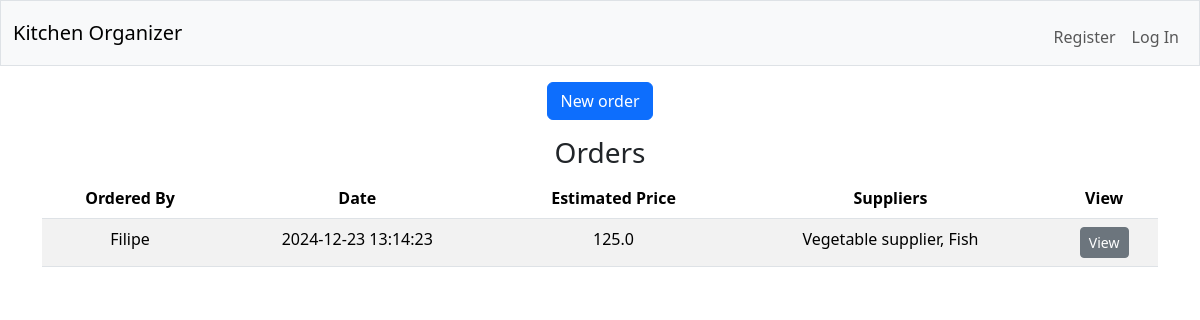
The page /orders on the database its author committed.
### tables this page shows
CREATE TABLE orders (id INTEGER PRIMARY KEY, order_date TIMESTAMP DEFAULT CURRENT_TIMESTAMP, products TEXT, placed_by INTEGER, estimated_price REAL);

CREATE TABLE users (
id INTEGER PRIMARY KEY,
name text,
hash text,
created TIMESTAMP DEFAULT CURRENT_TIMESTAMP);

### app.py (the view, shortened to what this page needs)
@app.route("/orders", methods=["GET", "POST"])
def orders():
    if request.method == "GET":
        orders = db.execute(
            "SELECT * FROM orders;"
        )
        users = db.execute(
            "SELECT id, name FROM users"
        )
        user_dict = {}
        for user in users:
            user_dict[user['id']] = user['name']
        for order in orders:
            order['products'] = json.loads(order['products'])
            order['placed_by'] = order['placed_by'] = user_dict[order['placed_by']]
            suppliers = set()
            for product in order['products'].values():
                suppliers.add(product['supplier'])
            order['suppliers'] = ", ".join(suppliers)
        return render_template("order_list.html",orders=orders)
    return render_template("apology.html")

### app.py (called while the page is built)
@app.after_request
def after_request(response):
    response.headers["Cache-Control"] = "no-cache, no-store, must-revalidate"
    response.headers["Expires"] = 0
    response.headers["Pragma"] = "no-cache"
    return response

### templates/order_list.html (shortened to what this page needs)
{% extends "layout.html" %}
{% block main %}
<div class="mb-3">
    <form action="/order_ingredients" method="post">
        <button class="btn btn-primary">New order</button>
    </form>
</div>
<div class="mb-3">
    <h3>Orders</h3>
    <table class="table table-striped" id="order_table">
        <thead>
        <tr>
            <th scope="col">Ordered By</th>
            <th scope="col">Date</th>
            <th scope="col">Estimated Price</th>
            <th scope="col">Suppliers</th>
            <th scope="col">View</th>
        </tr>
        </thead>
        <tbody>
            {% for order in orders %}
                <tr>
                    <td>{{order.placed_by}}</td>
                    <td>{{order.order_date}}</td>
                    <td>{{order.estimated_price}}</td>
                    <td>{{order.suppliers}}</td>
                    <td><a href="/orders?id={{order.id}}" class="btn btn-secondary btn-sm">View</a></td>
                </tr>
            {% endfor %}
        </tbody>
    </table>
</div>
{% endblock %}

### rows shown on the page
orders: placed_by "Filipe", order_date "2024-12-23 13:14:23", estimated_price "125.0", suppliers "Vegetable supplier, Fish"
